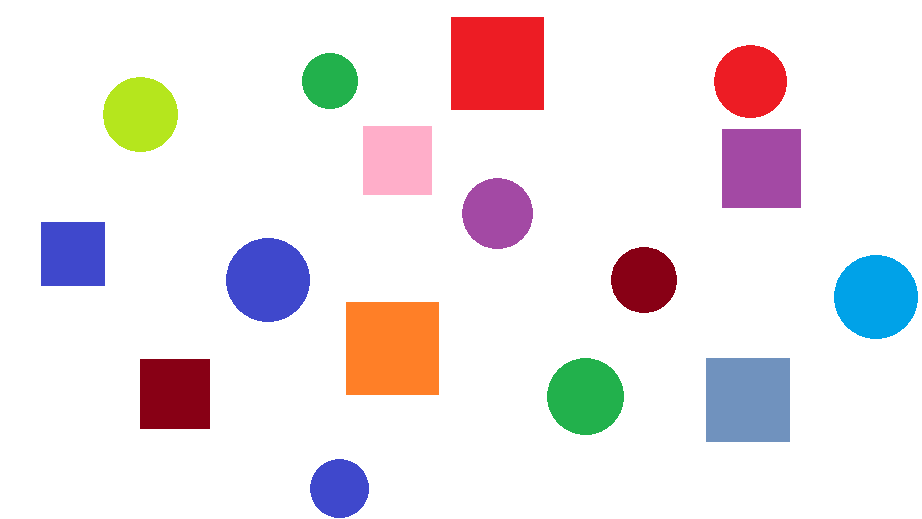
#> input picture assignment4/ci.png, 922 x 519 px
$ python assignment4_s.py
#> lines starting #> are read from the running program, lines starting #| are printed output that depends on the picture; after the words box and inside, x2 and y2 are one past the last pixel; in counts of white or black regions, pixels touching at a corner belong together
import cv2 as cv
image = cv.imread("ci.png")
#> image is the input picture: shape (519, 922, 3); mean B, G, R 231.4, 228.7, 236.5
#convert image into greyscale mode
gray_image = cv.cvtColor(image, cv.COLOR_BGR2GRAY)
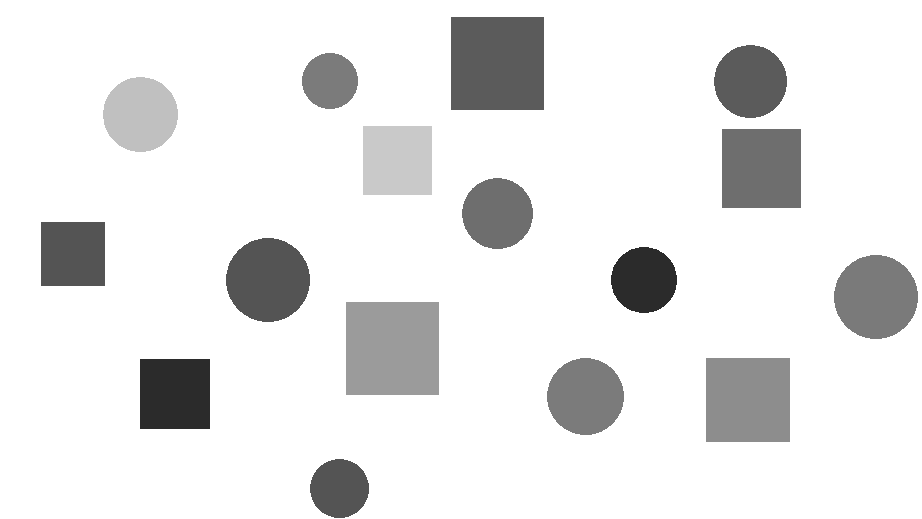
#> gray_image: shape (519, 922); min 43, max 255, mean 231.3

#find threshold of the image
_, thrash = cv.threshold(gray_image, 240, 255, cv.THRESH_BINARY)
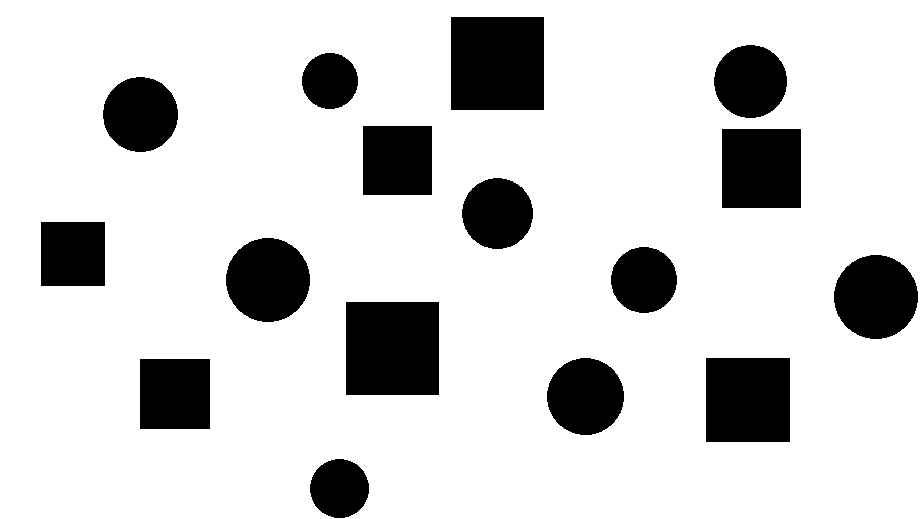
#> thrash: shape (519, 922); 83% white; 16 black regions
contours, _ = cv.findContours(thrash, cv.RETR_TREE, cv.CHAIN_APPROX_NONE)
#> contours = 17 contours; largest, box (x1, y1, x2, y2) and area: (0, 0, 922, 519) 477078, (345, 301, 440, 396) 8834, (450, 16, 545, 111) 8834, (705, 357, 791, 443) 7223, (721, 128, 802, 209) 6398

for contour in contours:
    shape = cv.approxPolyDP(contour, 0.01*cv.arcLength(contour, True), True)
    x_cor = shape.ravel()[0]
    y_cor = shape.ravel()[1]

    if len(shape) == 4:
        #shape cordinates
        x,y,w,h = cv.boundingRect(shape)

        #width:height
        aspectRatio = float(w)/h
        cv.drawContours(image, [shape], 0, (0,255,0), 4)
        if aspectRatio >= 0.9 and aspectRatio <=1.1:
            cv.putText(image, "Square", (x_cor, y_cor), cv.FONT_HERSHEY_COMPLEX, 0.5, (0,0,0))
#> this loop made 17 passes
#> (shape, x_cor, y_cor, x, y, w, h, aspectRatio) on passes 1, 3, 4, 6, 10, 12, 13, 17: ([[0, 0], [0, 518], [921, 518], [921, 0]], 0, 0, 0, 0, 922, 519, 1.78), ([[139, 359], [209, 358], [210, 428], [140, 429]], 139, 359, 139, 358, 72, 72, 1), ([[705, 358], [789, 357], [790, 441], [706, 442]], 705, 358, 705, 357, 86, 86, 1), ([[345, 302], [438, 301], [439, 394], [346, 395]], 345, 302, 345, 301, 95, 95, 1), ([[40, 222], [104, 221], [105, 285], [41, 286]], 40, 222, 40, 221, 66, 66, 1), ([[721, 129], [800, 128], [801, 207], [722, 208]], 721, 129, 721, 128, 81, 81, 1), ([[362, 126], [431, 125], [432, 194], [363, 195]], 362, 126, 362, 125, 71, 71, 1), ([[450, 17], [543, 16], [544, 109], [451, 110]], 450, 17, 450, 16, 95, 95, 1)
#> (x_cor, y_cor) on passes 2, 5, 7, 8, 9, 11: (335, 458), (580, 357), (870, 254), (639, 246), (262, 237), (493, 177)
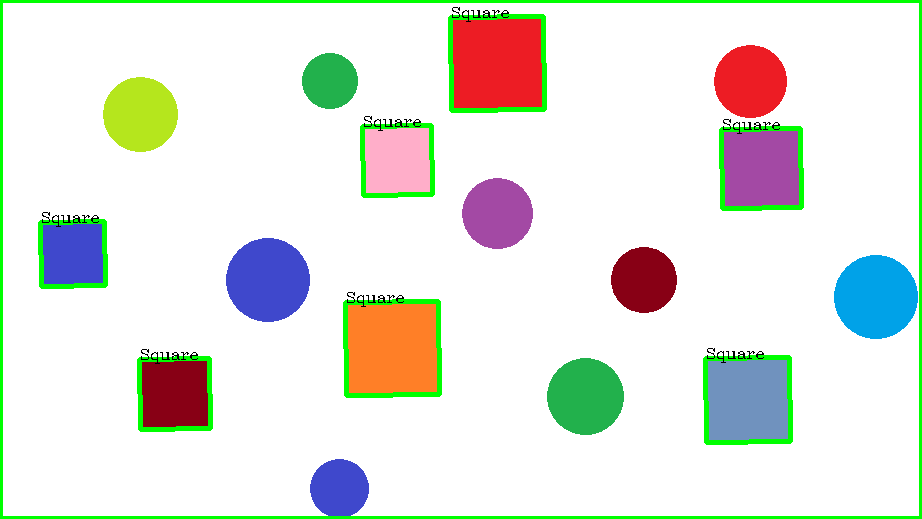
#> image: shape (519, 922, 3); 4.25% of pixels changed, all inside (x1, y1, x2, y2) = (0, 0, 922, 519)
cv.imshow("Shape", image)
cv.waitKey(0)
cv.destroyAllWindows()
